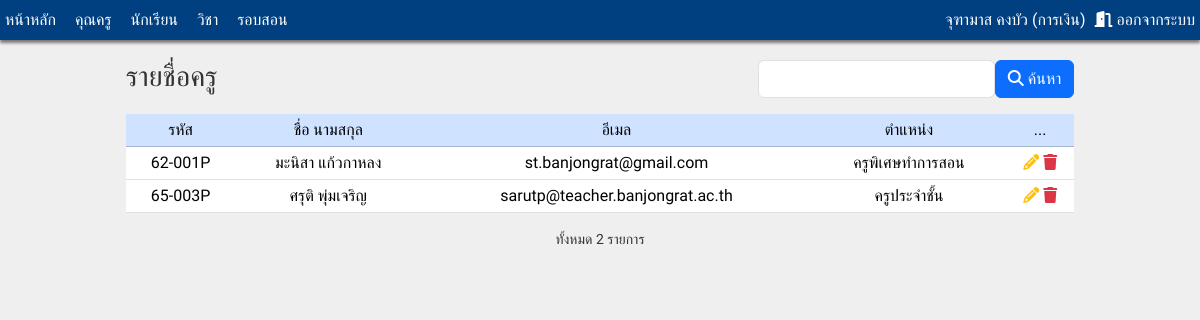
Page /admin/teacher.php (signed in) on the committed database.
### tables this page shows
CREATE TABLE `teacher` (
  `id` varchar(10) NOT NULL COMMENT 'รหัส',
  `firstname` varchar(50) DEFAULT NULL COMMENT 'ชื่อ',
  `surname` varchar(50) DEFAULT NULL COMMENT 'นามสกุล',
  `gender` varchar(10) DEFAULT NULL COMMENT 'เพศ',
  `position` enum('ครูประจำชั้น','ครูพิเศษทำการสอน','ครูพิเศษไม่ครูพิเศษทำการสอน','ฝ่ายบริหาร') DEFAULT NULL COMMENT 'ตำแหน่ง',
  `birthdate` date DEFAULT NULL COMMENT 'วันเกิด',
  `salary` decimal(10,2) DEFAULT NULL COMMENT 'เงินเดือน',
  `email` varchar(50) DEFAULT NULL COMMENT 'เมล',
  `password` varchar(100) DEFAULT NULL COMMENT 'รหัสผ่าน'
);

### admin/teacher.php (the view, shortened to what this page needs)
<?php
include("../inc_connect.php");
?>
<!DOCTYPE html>
<html lang="en">
<head>
    <link rel="stylesheet" href="https://cdnjs.cloudflare.com/ajax/libs/font-awesome/6.4.0/css/all.min.css" />
    <link href="https://cdn.jsdelivr.net/npm/bootstrap@5.3.1/dist/css/bootstrap.min.css" rel="stylesheet">
    <link rel="stylesheet" href="../css/mystyle.css">
</head>
<body>
    <?php include("inc_menu.php");?>
    <div class="container">
        <div style="margin:auto;width:85%;">
            <h3 class="float-start mb-3" >รายชื่อครู </h3>
            <form action = "" method = "post">
                <button type ="submit" class="btn btn-primary float-end mb-3"> <i class="fa-solid fa-magnifying-glass"></i> ค้นหา </button>
                <input type="text" name="keyword" class="form-control w-25 float-end mb-3">
            </form>
            <table class ="table table-sm">
                <tr class ="table-primary text-center">
                    <td> รหัส </td>
                    <td> ชื่อ นามสกุล </td>
                    <td> อีเมล </td>
                    <td> ตำแหน่ง </td>
                    <td> ... </td>
                </tr>
                <?php
                $sql = "Select * From teacher";
                $rst = mysqli_query( $conn,$sql);
                $num = mysqli_num_rows($rst);
                while ($arr = mysqli_fetch_array($rst))
                {
                ?>
                <tr class ="text-center">
                    <td> <?php echo $arr ['id'];?> </td>
                    <td> <?php echo $arr ['firstname']." ".$arr ['surname'];?> </td>
                    <td> <?php echo $arr ['email'];?> </td>
                    <td> <?php echo $arr ['position'];?> </td>
                    <td>
                    <a href ="teacher_edit.php?tid=<?php echo $arr ['id'];?>" title="แก้ไข"><i class="fa-solid fa-pencil text-warning"></i></a>
                    <a href="#" title="ลบ" onclick="delete_cou('<?php echo $arr ['id']?>')"><i class="fa-solid fa-trash text-danger"></i></a>
                    </td>
                </tr>
                <?php
                }
                ?>
                <table>
                <p class ="text-center small"> ทั้งหมด <?php echo $num ?> รายการ </p>
        </div>
    </div>
</body>
</html>

### css/mystyle.css (style rules this page uses)
body { font-size: 16px; font-family: 'Sarabun','Sriracha','Itim'; color: #333333; background-color: #EFEFEF; margin: 0; padding: 0; }

### rows in the picture
teacher: id "62-001P", firstname "มะนิสา", surname "แก้วกาหลง", email "st.banjongrat@gmail.com", position "ครูพิเศษทำการสอน"
teacher: id "65-003P", firstname "ศรุติ", surname "พุ่มเจริญ", email "sarutp@teacher.banjongrat.ac.th", position "ครูประจำชั้น"

### other values in the picture
$_SESSION['login_name'] "จุฑามาส คงบัว"
$_SESSION['login_position'] "การเงิน"
$num "2"
